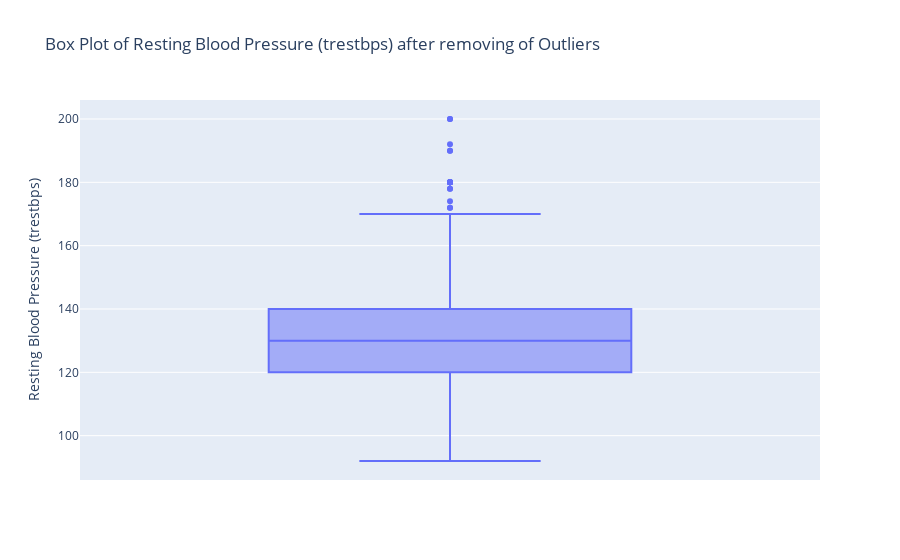

Notebook code cell kept with this figure:
### Code cell
# Let's view the tresbps using boxplot
# Create a box plot
fig4 = px.box(df, y='trestbps', title='Box Plot of Resting Blood Pressure (trestbps) after removing of Outliers',
             labels={'trestbps': 'Resting Blood Pressure (trestbps)'})
# Save the figure
folder_name = 'Plotly Plots'  # Folder to save the image
figure_name = 'my_figure4.html'  # Change this to your desired figure name
saved_path = save_figure(fig4, folder_name, figure_name)
# Show the plot
fig4.show()

### Figure 1 — Plotly figure (JSON) as saved in the notebook; plotly's stock layout.template omitted (floating-point values rounded to 4 significant figures; data arrays with more than 128 entries replaced by an {"elided": "..."} marker saying what was removed)
{"data": [{"alignmentgroup": "True", "hovertemplate": "Resting Blood Pressure (trestbps)=%{y}<extra></extra>", "legendgroup": "", "marker": {"color": "#636efa"}, "name": "", "notched": false, "offsetgroup": "", "orientation": "v", "showlegend": false, "type": "box", "x0": " ", "xaxis": "x", "y": {"elided": "912 float values"}, "y0": " ", "yaxis": "y"}], "layout": {"boxmode": "group", "legend": {"tracegroupgap": 0}, "title": {"text": "Box Plot of Resting Blood Pressure (trestbps) after removing of Outliers"}, "xaxis": {"anchor": "y", "domain": [0, 1]}, "yaxis": {"anchor": "x", "domain": [0, 1], "title": {"text": "Resting Blood Pressure (trestbps)"}}}}
